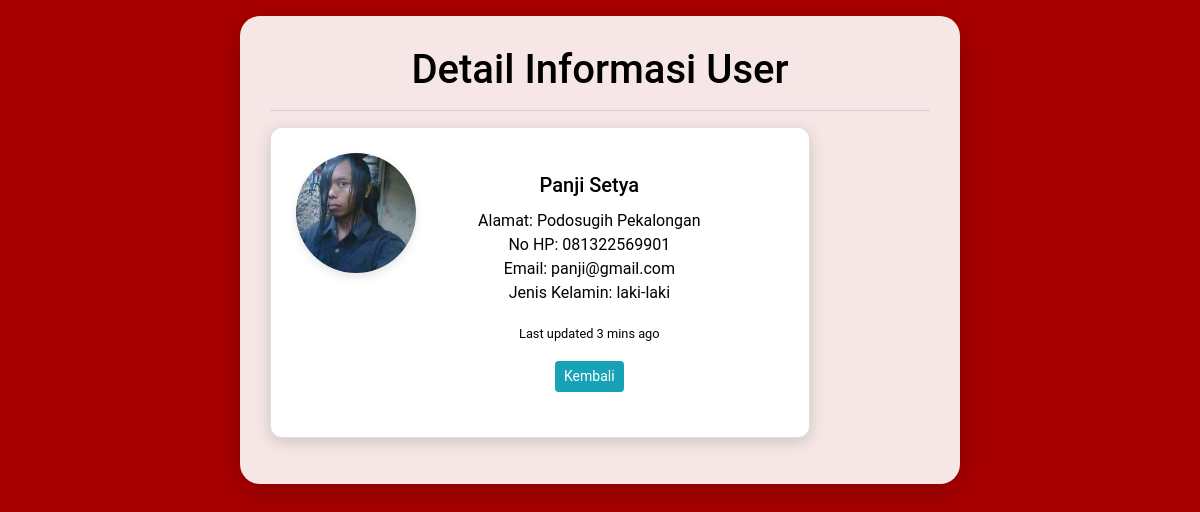
/informasi.php?id=20, run on the app's committed database.
### tables this page shows
CREATE TABLE `users` (
  `id` int(200) NOT NULL,
  `nama` varchar(200) NOT NULL,
  `alamat` varchar(200) NOT NULL,
  `nohp` varchar(200) NOT NULL,
  `foto` varchar(200) NOT NULL,
  `jenis_kelamin` enum('laki-laki','perempuan','','') NOT NULL,
  `email` varchar(200) NOT NULL
);

### database.php (called while the page is built, shortened)
<?php
class Database {
    public $host = "localhost";
    public $username = "root";
    public $password = "";
    public $database = "db_php_0023";
    public $connect;
    function __construct() {
        $this->connect = mysqli_connect($this->host, $this->username, $this->password, $this->database);
    }
    function editData($id) {
        $stmt = $this->connect->prepare("SELECT * FROM users WHERE id = ?");
        $stmt->bind_param("i", $id);
        $stmt->execute();
        $result = $stmt->get_result();
        $rows = $result->fetch_all(MYSQLI_ASSOC);
        return $rows;
    }
}
?>

### informasi.php (the view, shortened to what this page needs)
<?php
include 'database.php';
$db = new Database();
$id = $_GET['id'];
$detail = $db->editData($id);
?>
<!doctype html>
<html lang="en">
  <head>
    <link rel="stylesheet" href="https://maxcdn.bootstrapcdn.com/bootstrap/4.5.2/css/bootstrap.min.css">
  </head>
  <body>
    <div class="container mt-3">
      <h1>Detail Informasi User</h1>
      <hr>
      <?php foreach ($detail as $dataUser) { ?>
  <div class="card mb-3" style="max-width: 540px;">
    <div class="row g-0">
      <div class="col-md-4">
        <img src="uploads/<?php echo $dataUser['foto']; ?>" class="img-fluid rounded-start" alt="Foto Profil">
      </div>
      <div class="col-md-8">
        <div class="card-body">
          <h5 class="card-title"><?php echo $dataUser['nama']; ?></h5>
          <p class="card-text">
            Alamat: <?php echo $dataUser['alamat']; ?><br>
            No HP: <?php echo $dataUser['nohp']; ?><br>
            Email: <?php echo $dataUser['email']; ?><br>
            Jenis Kelamin: <?php echo $dataUser['jenis_kelamin']; ?>
          </p>
          <p class="card-text"><small class="text-body-secondary">Last updated 3 mins ago</small></p>
          <a href = "index.php" class = "btn btn-info btn-sm">Kembali</a>
        </div>
      </div>
    </div>
  </div>
<?php } ?>
    </div>
  </body>
</html>

### informasi.php (style rules this page uses)
body { background-color: #a80000; font-family: 'Roboto', sans-serif; color: #000; margin: 0; padding: 0; }
.container { width: 60%; margin: 50px auto; background-color: rgba(255, 255, 255, 0.9); padding: 30px; border-radius: 20px; box-shadow: 0 8px 30px rgba(0, 0, 0, 0.2); text-align: center; animation: jedagJedug 1s infinite; }
.card { display: flex; flex-direction: row; align-items: center; background-color: #fff; padding: 25px; border-radius: 12px; box-shadow: 0 4px 15px rgba(0, 0, 0, 0.15); transition: transform 0.3s ease, box-shadow 0.3s ease; animation: jedagJedug 1s infinite ease-in-out; }
.card img { width: 120px; height: 120px; border-radius: 50%; margin-right: 20px; box-shadow: 0 4px 10px rgba(0, 0, 0, 0.1); object-fit: cover; animation: jedagJedug 1.2s infinite; }

### data on the page
users: foto (picture), nama "Panji Setya", alamat "Podosugih Pekalongan", nohp "081322569901", email "panji@gmail.com", jenis_kelamin "laki-laki"
